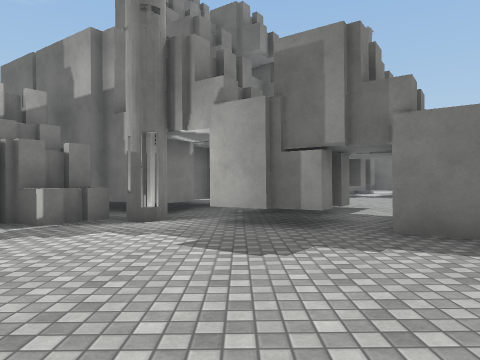
view 1 (above)

22 first-person views from a walk through a 3-D level made in the Unity game engine. The camera is 1.3 m above the floor, looks level and sees 70° across. The floor is counted in squares, 2 m on a side. Each view is taken from the middle of a square. On the plan, view 1 faces up. The plan holds only what a view shows up to about 10 squares ahead; the rest is blank. The place goes on beyond the plan. Some surface patterns are stand-ins.

view 2
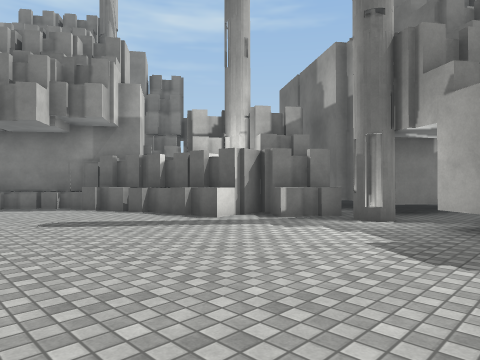

view 3
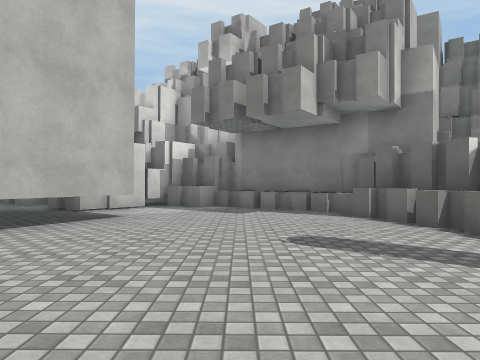

view 4
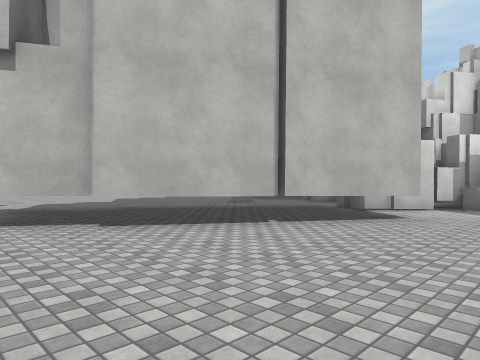

view 5
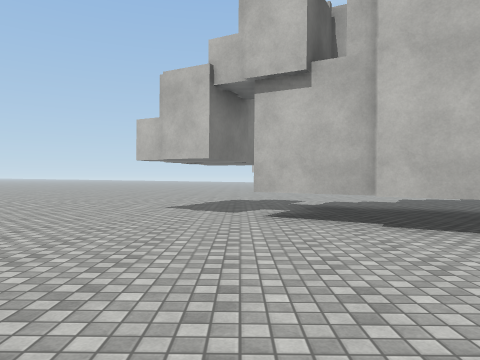

view 6
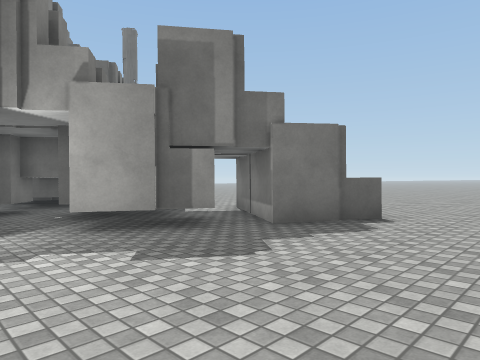

view 7
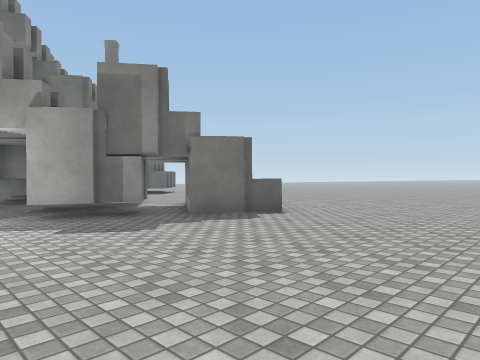

view 8
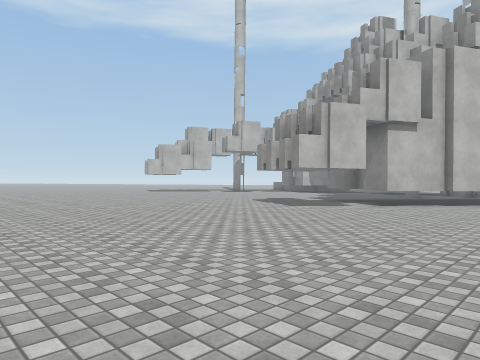

view 9
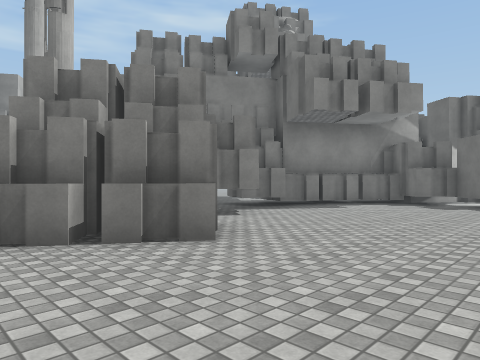

view 10
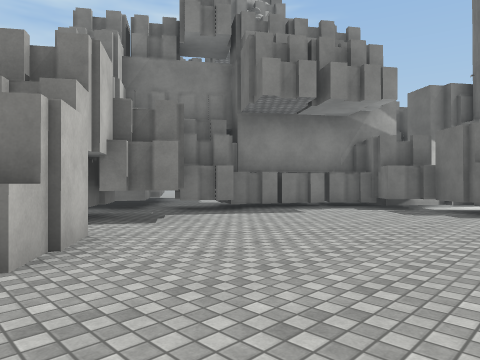

view 11
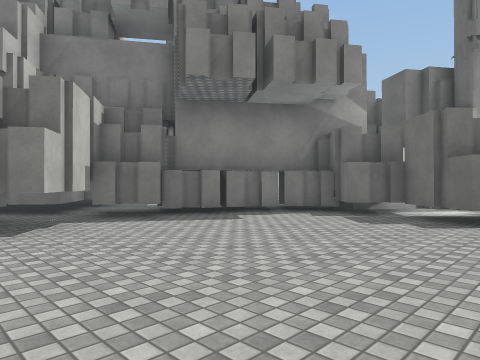

view 12
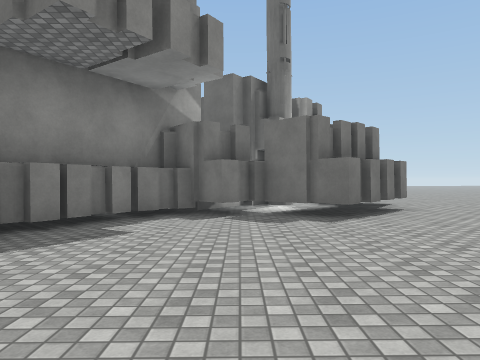

view 13
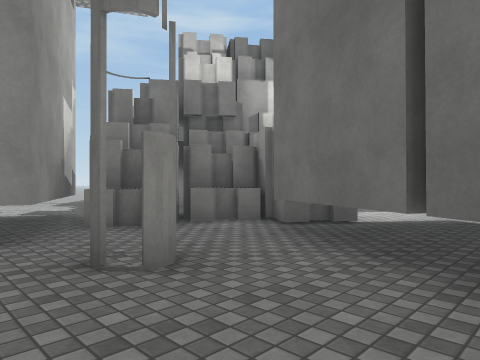

view 14
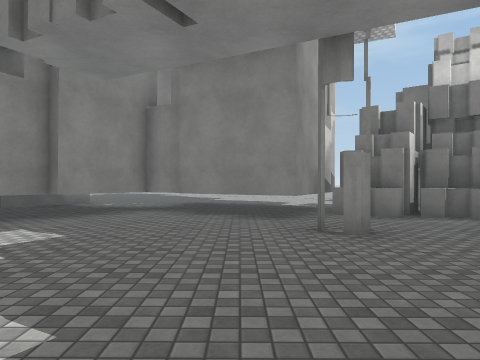

view 15
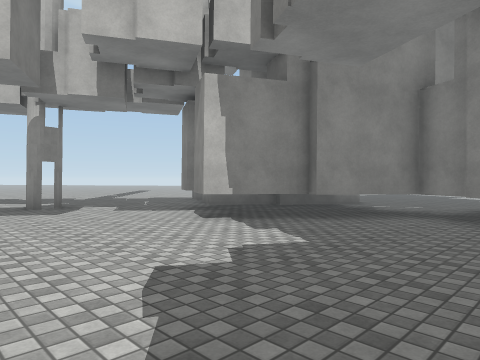

view 16
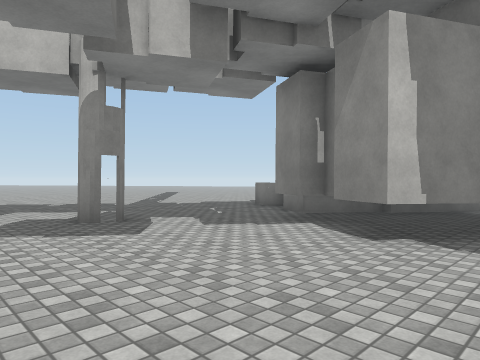

view 17
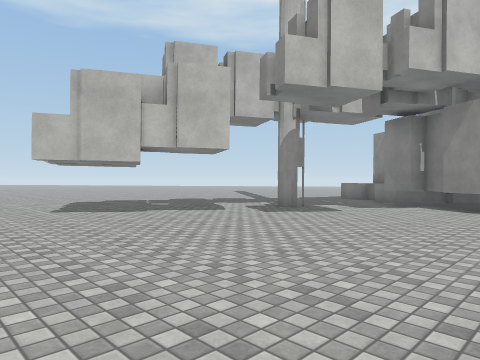

view 18
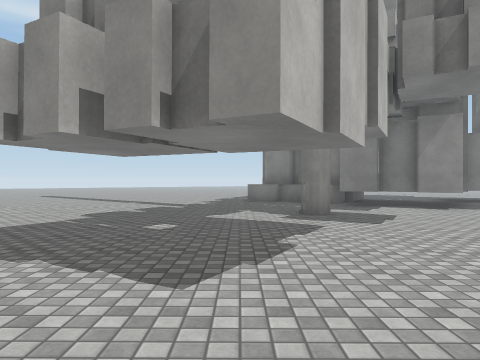

view 19
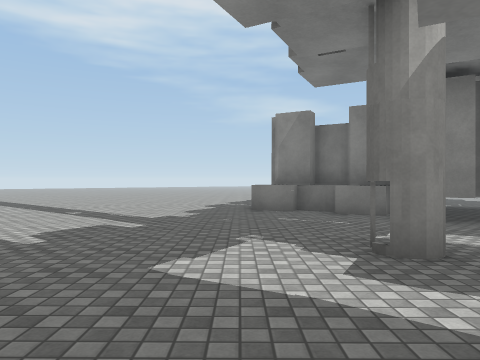

view 20
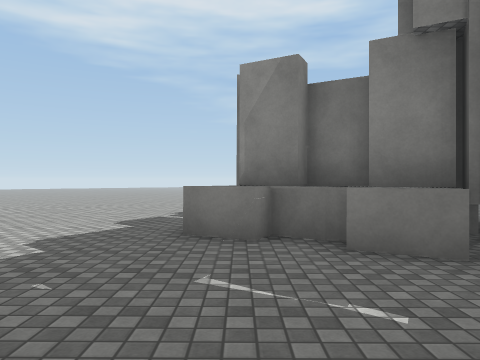

view 21
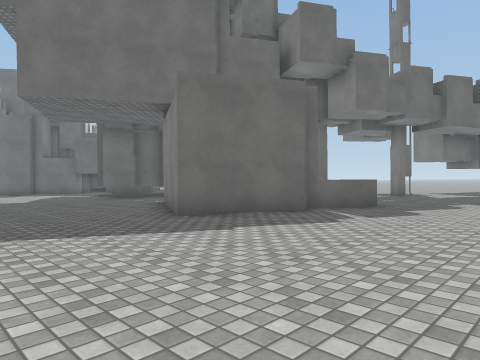

view 22
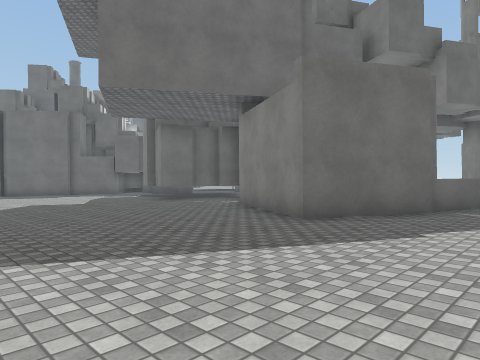

### Floor plan
Key: @ floor where view 1 was taken; # wall or solid block; . main floor; : floor 0.25 m higher than the main floor; - floor 0.25 m lower than the main floor; ^ raised ledge; O other object.
Columns run from 21 left of view 1 to 8 right of it. Each row starts with its distance up from view 1.
 17                            O
 16                          ##O
 15                          #   O
 14                        #O#O#OO
 13                        OO...O.
 12                     -O O......
 11                    #-O#.......
 10                    ###OO......
  9                     ## O......
  8                   #####OO.....
  7                  OO#.# O......
  6              OOOOOOO.# O#OO...
  5               #OOO...#OO#O....
  4            ##OOOO......#OO....
  3            #O---..............
  2            O----..............
  1           #O---..............:
  0           OO---......@......
 -1           #---#........   ..::
 -2           O#- ^#...........:::
 -3        #-OO#O^  ##.........:::
 -4          #O-#^    ^.......::::
 -5     -----OO-..#^   ^......:::
 -6     ----^#O....#   ......::::
 -7           ^.O..... ......::::
 -8   --      ^.............:::::
 -9   ---    ^#............::::::
-10   -----  #.........     ::::
-11  ------- ^#...........   :::
-12  -------   ^#.........    ::
-13  -----##^  ^#........:
-14  -----#### #.........:
-15  ----## #^^#........:
-16 -----###^^#...O.....:
-17 -----..#^^....O....::
-18 -----.............::::
-19 ----..............:::
-20  --..............:::
-21  --..............:::
-22    .............: ::
-23    ... ........
-24        ... ...

Where each view was taken, in squares from view 1:
view 1: 0 up, 0 right, facing up
view 2: 0 up, 1 right, facing up-left
view 3: 1 up, 1 left, facing left
view 4: 1 up, 1 left, facing down-left
view 5: 1 up, 1 left, facing down
view 6: 1 up, 2 left, facing up-right
view 7: 1 down, 2 left, facing up-right
view 8: 1 down, 8 right, facing down-left
view 9: 3 up, 8 right, facing up-left
view 10: 5 up, 8 right, facing up-left
view 11: 7 up, 8 right, facing up-left
view 12: 7 up, 5 right, facing up
view 13: 8 down, 6 left, facing up-left
view 14: 8 down, 4 left, facing left
view 15: 8 down, 5 left, facing down-left
view 16: 11 down, 5 left, facing down-left
view 17: 11 down, 0 right, facing down-left
view 18: 18 down, 0 right, facing left
view 19: 18 down, 4 left, facing left
view 20: 17 down, 8 left, facing left
view 21: 21 down, 20 left, facing up-right
view 22: 19 down, 21 left, facing up-right
